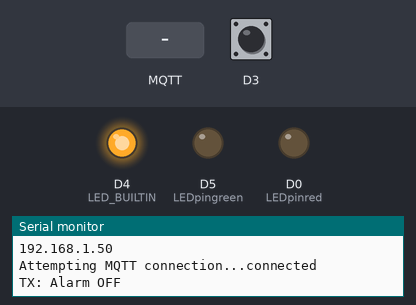
Bench run of a sketch on a simulated ESP8266 (Wemos D1 mini). Parts: output pins drawn as LEDs (lit = HIGH, except the on-board LED, lit = LOW), the last lines printed to the serial monitor. The inputs (shaded band) are chosen by the test bench; at power-on: D3 HIGH. WiFi joins after 1.5 s; servers stay silent unless stated; no MQTT or app messages arrive unless stated.

Above: at 2.7 s.
2.8 s: MQTT message "1" arrives on the first subscribed topic
At 4.0 s:
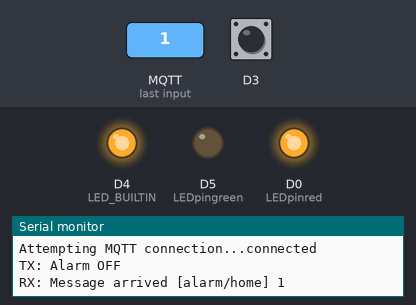
4.3 s: MQTT message "on" arrives on the first subscribed topic
At 5.2 s:
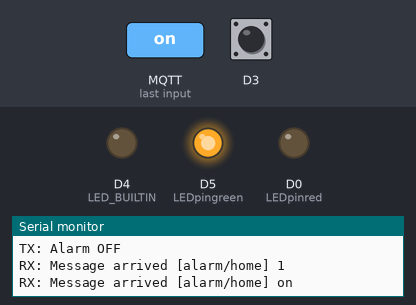
Timing chart, 0 to 7.3 s (numbered marks = the images above; inputs shaded):
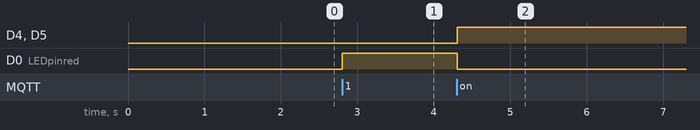

The sketch:

Alarmstatus.ino
```cpp
//*************************************************************************************************
// Publishing with MQTT the status of D3 on a WEMOS D1 mini, To trigger connect D3 to G
//    Home Assistant conf file =
//    binary_sensor:
//      - platform: mqtt
//        name: Alarm
//        state_topic: "alarm/home"
//        payload_on: "1_alarm_on"
//        payload_off: "0_alarm_off"
//**************************************************************************************************
//  picked bits and pices from diffrent files mainly from ElectronHacks/MQTT_ESP8266_Garage_Door
//  http://www.electronhacks.com/
//


#include <ESP8266WiFi.h>
#include <PubSubClient.h>


//WIFI
const char* wifi_ssid = "XXXXXXXXXX";
const char* wifi_password = "XXXXXXXXXX";

//MQTT
const char* mqtt_server = "XXXXXXXXXX";
const char* mqtt_topic = "alarm/home";
const char* mqtt_user = "XXXXXXXXXX";
const char* mqtt_password = "XXXXXXXXXX";

//VAR
char vInpD3 = 0;
String rx;
int LEDpinred = D0;
int LEDpingreen = D5;

WiFiClient espClient;
PubSubClient client(espClient);
long lastMsg = 0;
char msg[50];
int value = 0;

void setup() {
  pinMode(D3, INPUT_PULLUP);
  pinMode(LED_BUILTIN, OUTPUT);
  pinMode(D0, OUTPUT);
  pinMode(D5, OUTPUT);
  Serial.begin(115200);
  setup_wifi();
  client.setServer(mqtt_server, 1883);
  client.setCallback(callback);
}

void setup_wifi() {

  delay(10);

  Serial.println();
  Serial.print("Connecting to ");
  Serial.println(wifi_ssid);

  WiFi.begin(wifi_ssid, wifi_password);

  while (WiFi.status() != WL_CONNECTED) {
    delay(500);
    Serial.print(".");
  }

  Serial.println("");
  Serial.println("WiFi connected");
  Serial.println("IP address: ");
  Serial.println(WiFi.localIP());
}

void callback(char* topic, byte* payload, unsigned int length) {\
  Serial.print("RX: ");

  Serial.print("Message arrived [");
  Serial.print(topic);
  Serial.print("] ");
  for (int i = 0; i < length; i++) {
    Serial.print((char)payload[i]);
  }
  Serial.println();
  // Switch on the LED if an 1 was received as first character
  if ((char)payload[0] == '1') {
    digitalWrite(LED_BUILTIN, LOW);
    digitalWrite(LEDpinred, HIGH);
    digitalWrite(LEDpingreen, LOW);
  } else {
    digitalWrite(LED_BUILTIN, HIGH);
    digitalWrite(LEDpinred, LOW);
    digitalWrite(LEDpingreen, HIGH);
  }

}

void reconnect() {
  while (!client.connected()) {
    Serial.print("Attempting MQTT connection...");
    if (client.connect(mqtt_topic,mqtt_user,mqtt_password)) {
      Serial.println("connected");
      client.subscribe(mqtt_topic);
    } else {
      Serial.print("failed, rc=");
      Serial.print(client.state());
      Serial.println(" try again in 5 seconds");
      delay(5000);
    }
  }
}
void loop() {

  if (!client.connected()) {
    reconnect();
  }

  ///// Evaluate input D3 and send a message if the value changes
  if (digitalRead(D3) != vInpD3)
  {
   vInpD3 = digitalRead(D3);
   if (vInpD3 == LOW)
   {
     client.publish(mqtt_topic, "1_alarm_on");
     Serial.println("TX: Alarm ON");
   }
   else
   {
     client.publish(mqtt_topic, "0_alarm_off");
     Serial.println("TX: Alarm OFF");
   }
  }

  client.loop();
  delay(10);
}
```

Measured:
- after the input at 2.8 s, D0 (LEDpinred): LOW → HIGH at once
- after the input at 4.3 s, D4 (LED_BUILTIN), D5 (LEDpingreen): LOW → HIGH at once; D0 (LEDpinred): HIGH → LOW at once
